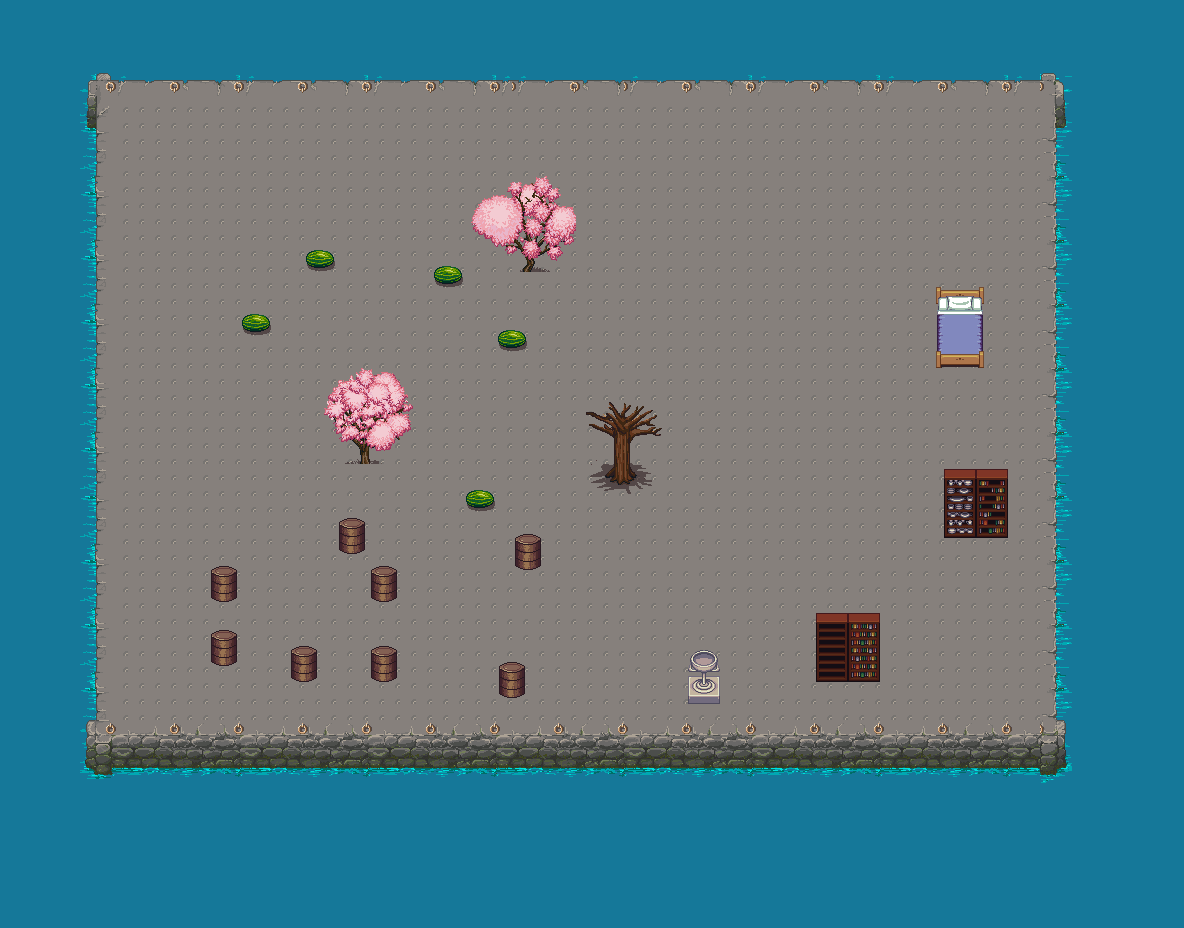

The image is a tile-based game level rendered from a .tmx file. Its description and source (layers, tilesets, objects; grid data summarised) follow:
An orthogonal 74x58 tile map with 16x16 px tiles, 2 tile layers (Слой тайлов 1, Слой тайлов 2) and 5 objects (camera).

<map version="1.8" tiledversion="1.8.5" orientation="orthogonal" renderorder="right-down" width="74" height="58" tilewidth="16" tileheight="16" infinite="0" nextlayerid="7" nextobjectid="6">
 <tileset firstgid="1" name="1626794363_10-kartinkin-com-p-piksel-art-taili-art-krasivo-10" tilewidth="16" tileheight="16" tilecount="4096" columns="64">
  <image source="1626794363_10-kartinkin-com-p-piksel-art-taili-art-krasivo-10.png" width="1024" height="1024" />
 </tileset>
 <layer id="1" name="Слой тайлов 1" width="74" height="58">
  <data>[4292 cells, 4292 non-empty, 100 distinct tile ids]</data>
 </layer>
 <layer id="4" name="Слой тайлов 2" width="74" height="58">
  <data>[4292 cells, 254 non-empty, 196 distinct tile ids]</data>
 </layer>
 <objectgroup id="5" name="Слой объектов 1">
  <object id="1" x="172" y="151" width="82" height="50" />
  <object id="2" name="camera" x="389" y="206">
   <point />
  </object>
 </objectgroup>
 <objectgroup id="6" name="монетки">
  <object id="3" x="220" y="269">
   <point />
  </object>
  <object id="4" x="718" y="403">
   <point />
  </object>
  <object id="5" x="496" y="443">
   <point />
  </object>
 </objectgroup>
</map>
